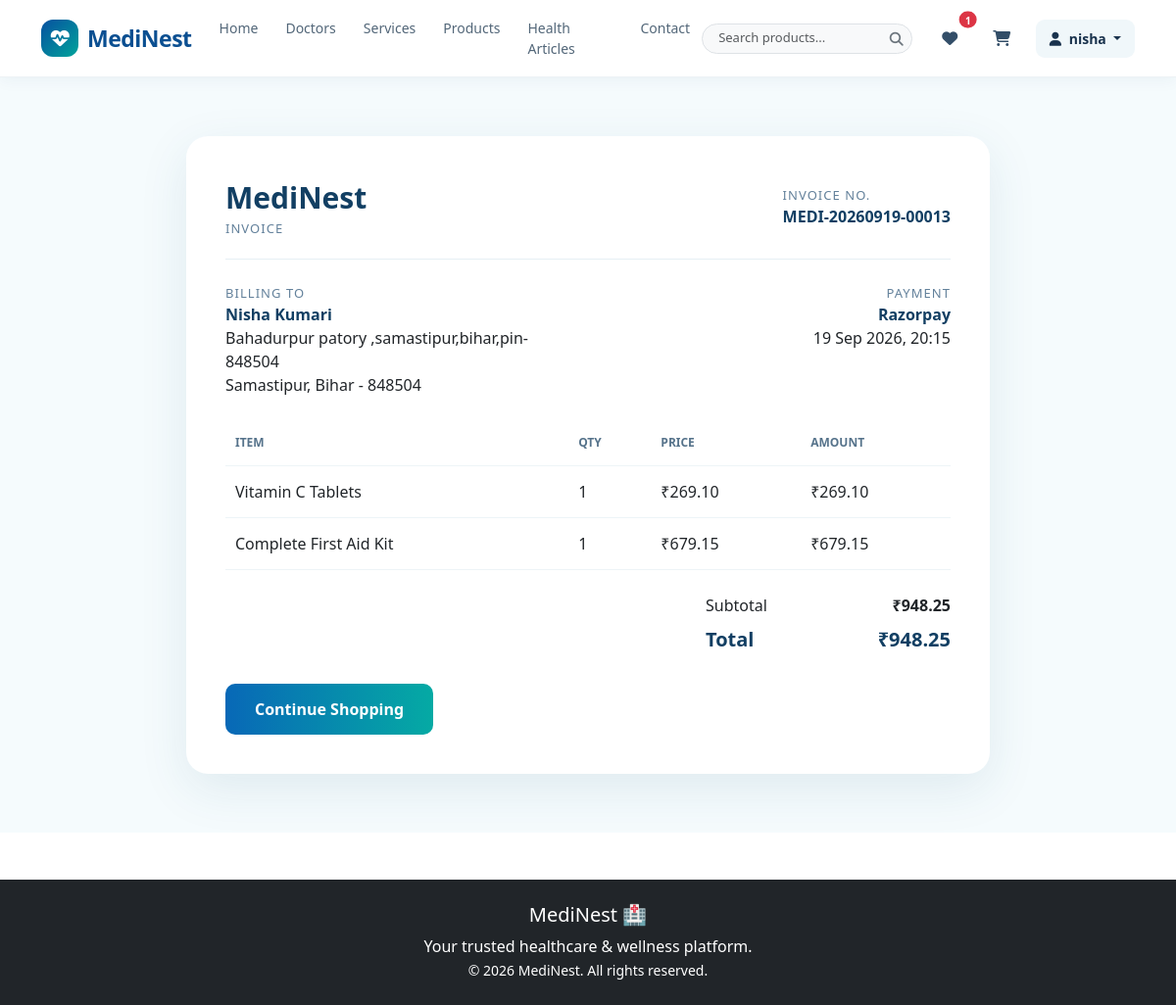
The page /orders/invoice/13/ (signed in) on the database its author committed.
### orders/models.py (models this page shows, shortened)
class Order(models.Model):
    PAYMENT_CHOICES = [
        ("razorpay", "Razorpay"),
        ("cod", "Cash on Delivery"),
    ]
    STATUS_CHOICES = [
        ("pending", "Pending"),
        ("confirmed", "Confirmed"),
        ("shipped", "Shipped"),
        ("delivered", "Delivered"),
        ("cancelled", "Cancelled"),
    ]
    user = models.ForeignKey(
        settings.AUTH_USER_MODEL,
        on_delete=models.CASCADE
    )
    full_name = models.CharField(max_length=150)
    phone = models.CharField(max_length=20)
    address_line1 = models.CharField(max_length=255)
    address_line2 = models.CharField(max_length=255, blank=True)
    city = models.CharField(max_length=100)
    state = models.CharField(max_length=100)
    pincode = models.CharField(max_length=10)
    payment_method = models.CharField(
        max_length=20,
        choices=PAYMENT_CHOICES,
        default="cod"
    )
    status = models.CharField(
        max_length=20,
        choices=STATUS_CHOICES,
        default="pending"
    )
    razorpay_order_id = models.CharField(
        max_length=255,
        blank=True,
        null=True
    )
    razorpay_payment_id = models.CharField(
        max_length=255,
        blank=True,
        null=True
    )
    razorpay_signature = models.CharField(
        max_length=255,
        blank=True,
        null=True
    )
    invoice_number = models.CharField(
        max_length=50,
        blank=True,
        null=True
    )
    paid_at = models.DateTimeField(blank=True, null=True)
    total_amount = models.DecimalField(
        max_digits=10,
        decimal_places=2
    )
    created_at = models.DateTimeField(auto_now_add=True)

class OrderItem(models.Model):
    order = models.ForeignKey(
        Order,
        on_delete=models.CASCADE,
        related_name="items"
    )
    product = models.ForeignKey(
        Product,
        on_delete=models.CASCADE
    )
    quantity = models.PositiveIntegerField(default=1)
    price = models.DecimalField(
        max_digits=10,
        decimal_places=2
    )
    @property
    def subtotal(self):
        return self.price * self.quantity

### products/models.py (models this page shows, shortened)
class Product(models.Model):
    category = models.ForeignKey(
        Category,
        on_delete=models.CASCADE,
        related_name="products"
    )
    name = models.CharField(max_length=200)
    slug = models.SlugField(max_length=220, unique=True, blank=True)
    description = models.TextField()
    price = models.DecimalField(max_digits=10, decimal_places=2)
    discount_percentage = models.DecimalField(
        max_digits=5,
        decimal_places=2,
        default=0
    )
    stock = models.PositiveIntegerField(default=0)
    image = models.ImageField(upload_to="products/", blank=True, null=True)
    is_active = models.BooleanField(default=True)
    created_at = models.DateTimeField(auto_now_add=True)
    updated_at = models.DateTimeField(auto_now=True)

### orders/views.py (the view)
@login_required
def invoice(request, order_id):
    order = get_object_or_404(Order, id=order_id, user=request.user)
    if not order.invoice_number:
        order.invoice_number = _generate_invoice_number(order)
        order.save(update_fields=["invoice_number"])
    return render(
        request,
        "orders/invoice.html",
        {"order": order},
    )

### orders/templates/orders/invoice.html (shortened to what this page needs)
{% extends "base.html" %}
{% block content %}
<section class="invoice-page">
    <div class="invoice-card">
        <div class="invoice-header">
            <div>
                <div class="brand">MediNest</div>
                <div class="invoice-label">Invoice</div>
            </div>
            <div>
                <div class="invoice-label">Invoice No.</div>
                <div class="invoice-meta">{{ order.invoice_number }}</div>
            </div>
        </div>
        <div class="row mb-4">
            <div class="col-md-6">
                <div class="invoice-label">Billing To</div>
                <div class="invoice-meta">{{ order.full_name }}</div>
                <div>{{ order.address_line1 }}{% if order.address_line2 %}, {{ order.address_line2 }}{% endif %}</div>
                <div>{{ order.city }}, {{ order.state }} - {{ order.pincode }}</div>
            </div>
            <div class="col-md-6 text-md-end">
                <div class="invoice-label">Payment</div>
                <div class="invoice-meta">{{ order.get_payment_method_display }}</div>
                <div>{{ order.paid_at|date:"d M Y, H:i" }}</div>
            </div>
        </div>
        <table class="invoice-table">
            <thead>
                <tr>
                    <th>Item</th>
                    <th>Qty</th>
                    <th>Price</th>
                    <th>Amount</th>
                </tr>
            </thead>
            <tbody>
                {% for item in order.items.all %}
                <tr>
                    <td>{{ item.product.name }}</td>
                    <td>{{ item.quantity }}</td>
                    <td>₹{{ item.price|floatformat:2 }}</td>
                    <td>₹{{ item.subtotal|floatformat:2 }}</td>
                </tr>
                {% endfor %}
            </tbody>
        </table>
        <div class="d-flex justify-content-end mt-4">
            <div style="min-width: 250px;">
                <div class="d-flex justify-content-between mb-2"><span>Subtotal</span><strong>
                        ₹{{order.total_amount|floatformat:2 }}</strong></div>
                <div class="d-flex justify-content-between total-row"><span>Total</span><span>
                        ₹{{order.total_amount|floatformat:2 }}</span></div>
            </div>
        </div>
        <a href="{% url 'core:home' %}" class="home-btn">Continue Shopping</a>
    </div>
</section>
{% endblock %}

### core/templates/includes/navbar.html (shortened to what this page needs)
<nav class="navbar navbar-expand-lg bg-white sticky-top medinest-navbar">
    <div class="container">
        <a class="navbar-brand medinest-logo" href="{% url 'core:home' %}">
            <i class="fa-solid fa-heart-pulse"></i>
            MediNest
        </a>
        <div class="collapse navbar-collapse" id="medinestNavbar">
            <ul class="navbar-nav mx-auto mb-2 mb-lg-0">
                <li class="nav-item">
                    <a class="nav-link" href="{% url 'core:home' %}">
                        Home
                    </a>
                </li>
                <li class="nav-item">
                    <a class="nav-link" href="{% url 'doctors:doctor_list' %}">
                        Doctors
                    </a>
                </li>
                <li class="nav-item">
                    <a class="nav-link" href="{% url 'core:services' %}">
                        Services
                    </a>
                </li>
                <li class="nav-item">
                    <a class="nav-link" href="{% url 'products:product_list' %}">
                        Products
                    </a>
                </li>
                <li class="nav-item">
                    <a class="nav-link" href="{% url 'blog:article_list' %}">
                        Health Articles
                    </a>
                </li>
                <li class="nav-item">
                    <a class="nav-link" href="#">
                        Contact
                    </a>
                </li>
            </ul>
            <div class="d-flex align-items-center gap-3">
                <form action="{% url 'products:product_list' %}" method="get" class="d-none d-md-flex align-items-center me-1">
                    <div class="input-group input-group-sm rounded-pill overflow-hidden border bg-light" style="max-width: 220px;">
                        <input type="text" name="search" class="form-control border-0 bg-transparent ps-3 pe-1" placeholder="Search products..." value="{{ request.GET.search|default:'' }}" style="font-size: 13px;">
                        <button class="btn border-0 text-secondary px-2" type="submit" title="Search">
                            <i class="fa-solid fa-magnifying-glass"></i>
                        </button>
                    </div>
                </form>
                {% if user.is_authenticated %}
                <a href="{% url 'wishlist:wishlist' %}" class="nav-icon-btn position-relative" title="Wishlist">
                    <i class="fa-solid fa-heart"></i>
                    {% with wishlist_count=user.wishlistitem_set.count %}
                    {% if wishlist_count %}
                    <span class="position-absolute top-0 start-100 translate-middle badge rounded-pill bg-danger"
                        style="font-size: 10px;">
                        {{ wishlist_count }}
                    </span>
                    {% endif %}
                    {% endwith %}
                </a>
                {% endif %}
                <a href="{% url 'cart:cart_detail' %}" class="nav-icon-btn" title="Cart">
                    <i class="fa-solid fa-cart-shopping"></i>
                </a>
                {% if user.is_authenticated %}
                <div class="dropdown">
                    <button class="user-btn dropdown-toggle" type="button" data-bs-toggle="dropdown"
                        aria-expanded="false">
                        <i class="fa-solid fa-user me-1"></i>
                        {{ user.username }}
                    </button>
                </div>
                {% else %}
                <a href="{% url 'accounts:login' %}" class="login-btn">
                    Login
                </a>
                {% endif %}
            </div>
        </div>
    </div>
</nav>

### core/templates/includes/navbar.html (style rules this page uses)
.medinest-navbar { min-height: 72px; border-bottom: 1px solid #edf2f5; box-shadow: 0 3px 15px rgba(0, 60, 100, 0.05); z-index: 1000; }
.medinest-logo { display: flex; align-items: center; gap: 9px; font-size: 23px; font-weight: 800; color: #0b4f91 !important; letter-spacing: -0.5px; }
.medinest-logo i { width: 38px; height: 38px; display: flex; align-items: center; justify-content: center; border-radius: 12px; background: linear-gradient(135deg, #0750a0, #00a49b); color: white; font-size: 19px; }
.navbar-nav { gap: 4px; }
.navbar-nav .nav-link { color: #536779; font-size: 14px; font-weight: 500; padding: 10px 12px !important; border-radius: 9px; transition: all 0.25s ease; }
.nav-icon-btn { width: 38px; height: 38px; display: flex; align-items: center; justify-content: center; border: none; background: transparent; color: #334e68; border-radius: 50%; text-decoration: none; transition: 0.25s; }
.user-btn { border: none; background: #f0f7fa; color: #19324d; padding: 9px 14px; border-radius: 9px; font-size: 14px; font-weight: 600; }

### orders/templates/orders/invoice.html (style rules this page uses)
.invoice-page { min-height: 80vh; background: #f5fbfd; padding: 60px 20px; }
.invoice-card { max-width: 820px; margin: 0 auto; background: white; border-radius: 22px; box-shadow: 0 15px 50px rgba(30, 90, 120, 0.10); padding: 40px; }
.invoice-header { display: flex; justify-content: space-between; align-items: center; border-bottom: 1px solid #e6eff4; padding-bottom: 20px; margin-bottom: 25px; }
.brand { color: #123f63; font-weight: 800; font-size: 30px; }
.invoice-label { color: #63819b; font-size: 13px; text-transform: uppercase; letter-spacing: 0.08em; }
.invoice-meta { color: #123f63; font-weight: 700; }
.invoice-table { width: 100%; border-collapse: collapse; margin-top: 20px; }
.invoice-table th, .invoice-table td { padding: 14px 10px; border-bottom: 1px solid #edf4f7; text-align: left; }
.invoice-table th { color: #56738b; font-size: 12px; text-transform: uppercase; }
.total-row { font-size: 20px; font-weight: 800; color: #123f63; }
.home-btn { display: inline-block; background: linear-gradient(90deg, #0868b7, #05aaa4); color: white; text-decoration: none; padding: 14px 30px; border-radius: 10px; font-weight: 700; margin-top: 30px; }

### rows shown on the page
Order: invoice_number "MEDI-20260919-00013", full_name "Nisha Kumari", address_line1 "Bahadurpur patory ,samastipur,bihar,pin-848504", city "Samastipur", state "Bihar", pincode "848504", payment_method "Razorpay", paid_at "19 Sep 2026, 20:15", total_amount "948.25"
OrderItem: product.name "Vitamin C Tablets", quantity "1", price "269.10", subtotal "269.10"
OrderItem: product.name "Complete First Aid Kit", quantity "1", price "679.15", subtotal "679.15"

### other values the page prints
{{ wishlist_count }} "1"
{{ user.username }} "nisha"
